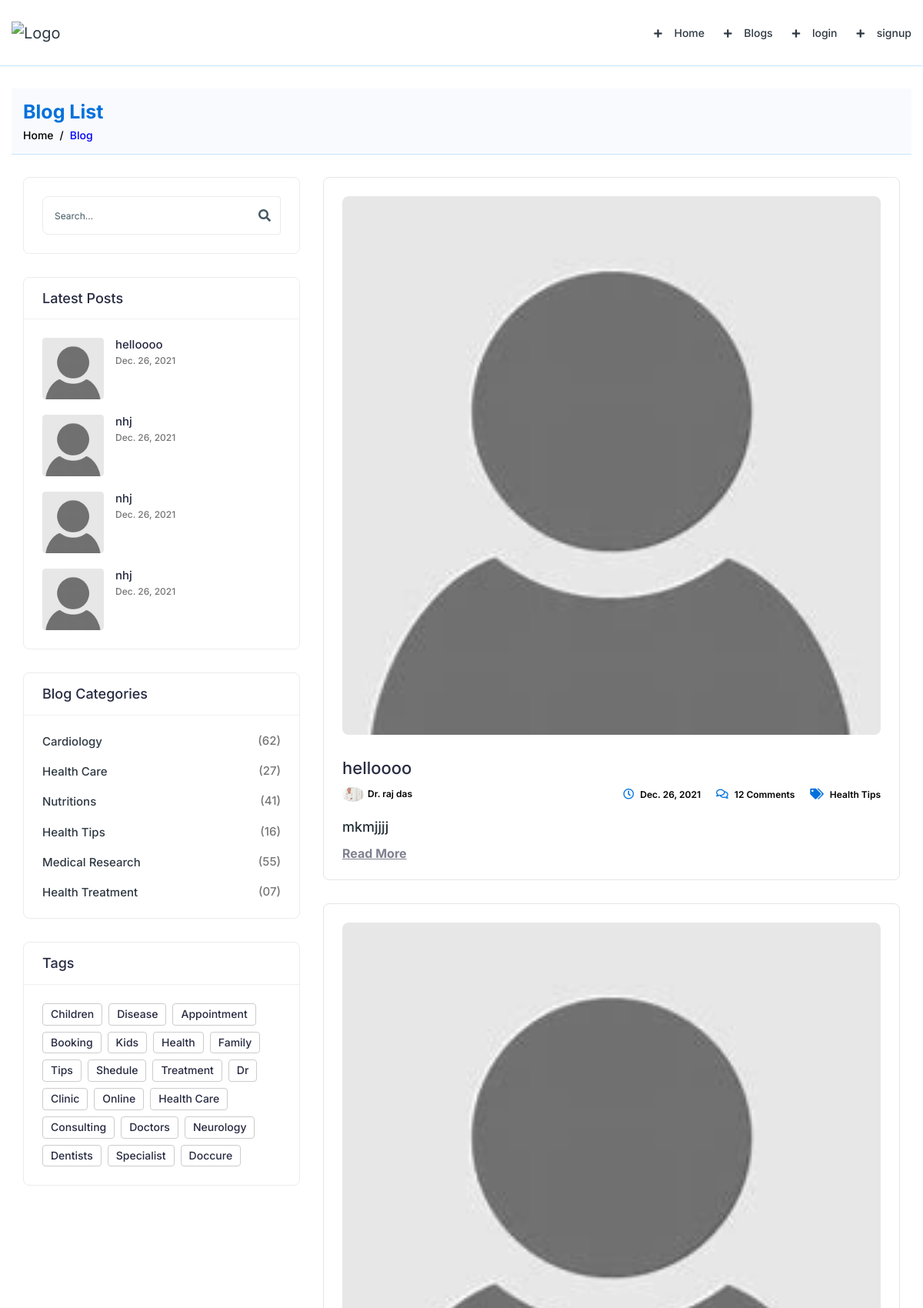
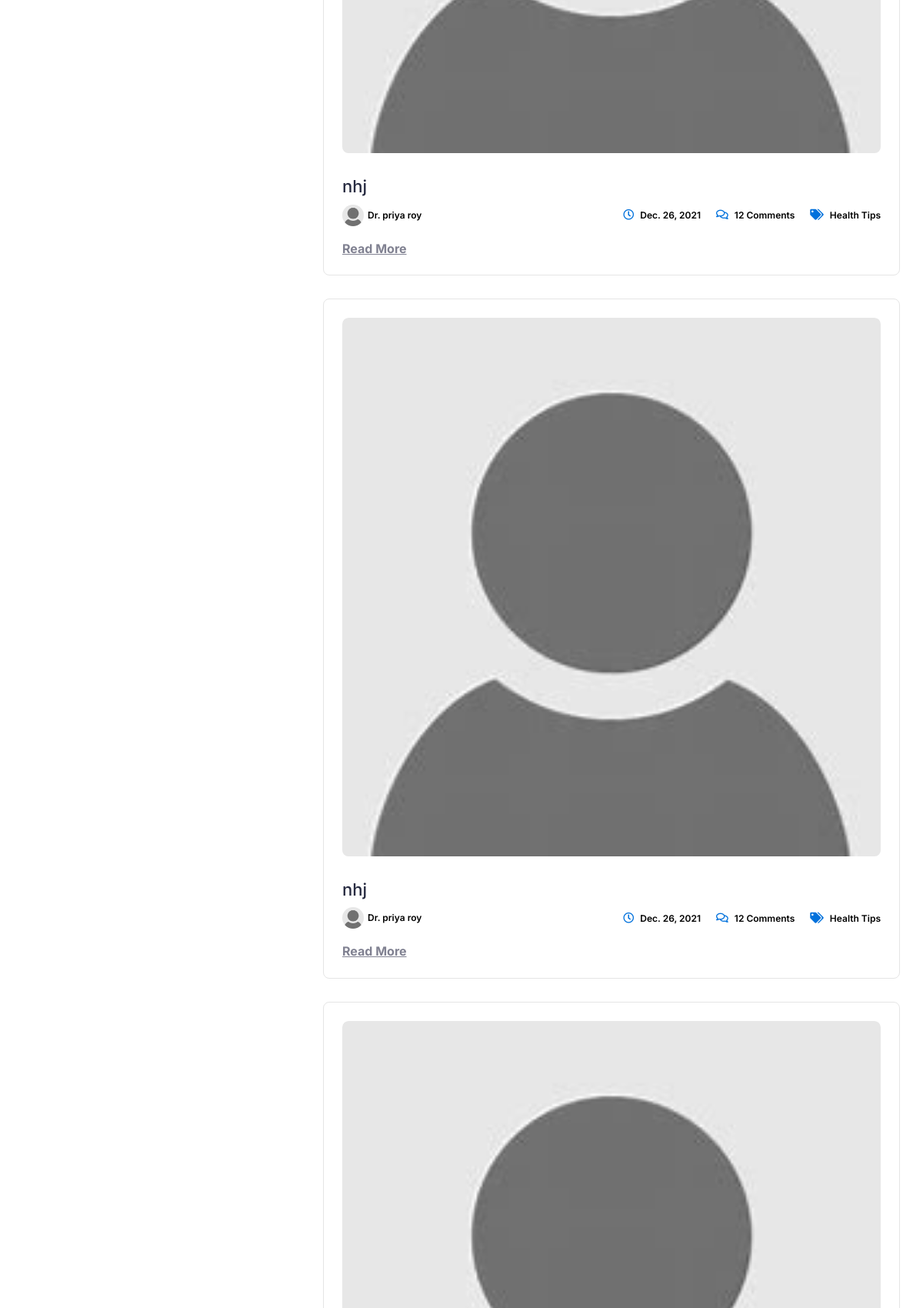
The app's page /blog-list/ (upper part) with its own data (2 pictures, top to bottom).
### homepage/models.py (models this page shows, shortened)
class dr_blogs(models.Model):
    doc = models.ForeignKey(Dr, on_delete=models.CASCADE, related_name="dr_bilogs")
    title = models.CharField(max_length=3000)
    desc = models.TextField(max_length=10000)
    date = models.DateField(auto_now=True)
    img = models.ImageField()
    subcate=models.CharField(max_length=40,blank=True)
    ctgry=models.CharField(max_length=30,blank=True)

### doctors/models.py (models this page shows, shortened)
class Dr(models.Model):
    user = models.OneToOneField(User,on_delete=models.CASCADE,related_name="Dr")
    name = models.CharField(max_length=30)
    img = models.ImageField()
    qulification = models.CharField(max_length=100)
    specialization = models.ForeignKey(speciality,
    on_delete=models.CASCADE,related_name='Drs',null=True)
    address = models.TextField(max_length=300)
    email=models.EmailField()
    fees_starting= models.IntegerField()
    fees_end= models.IntegerField()
    gender = models.CharField(max_length=30)
    date = models.DateField(auto_now=True)
    time=models.TimeField(auto_now=True)

class Ov_view(models.Model):
    doc = models.OneToOneField(Dr, primary_key=True, related_name='Ov_view', on_delete=models.CASCADE)
    about = models.TextField(max_length=500)

### homepage/views.py (the view)
# urls.py: path('blog-list/', views.blog_list, name='blog_list'),
def blog_list(request):
    blog= dr_blogs.objects.all()
    rev = {'title': blog}
    return render(request,'blog-list.html',rev)

### homepage/templates/blog-list.html (shortened to what this page needs)
{% extends 'blank-page.html' %}
{% block body %}
{% load static %}
   <div class="breadcrumb-bar">
    <div class="container-fluid">
     <div class="row align-items-center">
      <div class="col-md-12 col-12">
       <h2 class="breadcrumb-title">
        Blog List
       </h2>
       <nav aria-label="breadcrumb" class="page-breadcrumb">
        <ol class="breadcrumb">
         <li class="breadcrumb-item">
          <a href="/">
           Home
          </a>
         </li>
         <li aria-current="page" style="color: blue;" class="breadcrumb-item active">
          Blog
         </li>
        </ol>
       </nav>
      </div>
     </div>
    </div>
   </div>
   <div class="content">
    <div class="container">{% if title|length is not 0 %}
     <div class="row">
      <div class="col-lg-4 col-md-12 sidebar-right theiaStickySidebar">
       <div class="card search-widget">
        <div class="card-body">
         <form class="search-form">
          <div class="input-group">
           <input class="form-control" placeholder="Search..." type="text"/>
           <div class="input-group-append">
            <button class="btn btn-white" type="submit">
             <i class="fa fa-search">
             </i>
            </button>
           </div>
          </div>
         </form>
        </div>
       </div>
       <div class="card post-widget">
        <div class="card-header">
         <h4 class="card-title">
          Latest Posts
         </h4>
        </div>
        <div class="card-body">
         <ul class="latest-posts">{% for i in title %}
          <li>
           <div class="post-thumb">
              {% if i.img|length is not 0 %}
            <a href="/media/{{i.img}}">
             <img alt="" class="img-fluid" src="/media/{{i.img}}"/></a>
           {% else %}
           <a href="/media/default.jpg">
            <img alt="" class="img-fluid" src="/media/default.jpg"/></a>
         {% endif %}
           </div>
           <div class="post-info">
            <h4>
             <a href="{% url 'blog_details'%}?@//@/={{i.id}}&Did={{i.doc.id}}">
              {{i.title}}
             </a>
            </h4>
            <p>
             {{i.date}}
            </p>
           </div>
          </li>
         {%endfor%}
         </ul>
        </div>
       </div>
       <div class="card category-widget">
        <div class="card-header">
         <h4 class="card-title">
          Blog Categories
         </h4>
        </div>
        <div class="card-body">
         <ul class="categories">
          <li>
           <a href="#">
            Cardiology
            <span>
             (62)
            </span>
           </a>
          </li>
          <li>
           <a href="#">
            Health Care
            <span>
             (27)
            </span>
           </a>
          </li>
          <li>
           <a href="#">
            Nutritions
            <span>
             (41)
            </span>
           </a>
          </li>
          <li>
           <a href="#">
            Health Tips
            <span>
             (16)
            </span>
           </a>
          </li>
          <li>
           <a href="#">
            Medical Research
            <span>
             (55)
            </span>
           </a>
          </li>
          <li>
           <a href="#">
            Health Treatment
            <span>
             (07)
            </span>
           </a>
          </li>
         </ul>
        </div>
       </div>
       <div class="card tags-widget">
        <div class="card-header">
         <h4 class="card-title">
          Tags
         </h4>
        </div>
        <div class="card-body">
         <ul class="tags">
          <li>
           <a class="tag" href="#">
            Children
           </a>
          </li>
          <li>
           <a class="tag" href="#">
            Disease
           </a>
          </li>
          <li>
           <a class="tag" href="#">
            Appointment
           </a>
          </li>
          <li>
           <a class="tag" href="#">
            Booking
           </a>
          </li>
          <li>
           <a class="tag" href="#">
            Kids
           </a>
          </li>
          <li>
           <a class="tag" href="#">
            Health
           </a>
          </li>
          <li>
           <a class="tag" href="#">
            Family
           </a>
          </li>
          <li>
           <a class="tag" href="#">
            Tips
           </a>
          </li>
          <li>
           <a class="tag" href="#">
            Shedule
           </a>
          </li>
          <li>
           <a class="tag" href="#">
            Treatment
           </a>
          </li>
          <li>
           <a class="tag" href="#">
            Dr
           </a>
          </li>
          <li>
           <a class="tag" href="#">
            Clinic
           </a>
          </li>
          <li>
           <a class="tag" href="#">
            Online
           </a>
          </li>
          <li>
           <a class="tag" href="#">
            Health Care
           </a>
          </li>
          <li>
           <a class="tag" href="#">
            Consulting
           </a>
          </li>
          <li>
           <a class="tag" href="#">
            Doctors
           </a>
          </li>
          <li>
           <a class="tag" href="#">
            Neurology
           </a>
          </li>
          <li>
           <a class="tag" href="#">
            Dentists
           </a>
          </li>
          <li>
           <a class="tag" href="#">
            Specialist
           </a>
          </li>
          <li>
           <a class="tag" href="#">
            Doccure
           </a>
          </li>
         </ul>
        </div>
       </div>
      </div>
      <div class="col-lg-8 col-md-12">{% for i in title %}
       <div class="blog">
        <div class="blog-image">
           {% if i.img|length is not 0 %}
         <a href="/media/{{i.img}}">
          <img alt="Post Image" class="img-fluid" src="/media/{{i.img}}"/></a>
           {% else %}<a href="/media/default.jpg">
            <img alt="Post Image" class="img-fluid" src="/media/default.jpg"/>
         </a> {% endif %}
        </div>
        <h3 class="blog-title">
         <a href="{% url 'blog_details' %}?@//@/={{i.id}}&Did={{i.doc.id}}">
          {{i.title}}
         </a>
        </h3>
        <div class="blog-info clearfix">
         <div class="post-left">
          <div class="post-author">
          <a href="{% url 'Doctor_profile' i.doc.id  %}">
             {% if i.doc.img|length is not 0 %}
            <img alt="Post Author" src="/media/{{i.doc.img}}"/>
           {% else %}
            <img alt="Post Author"  src="/media/default.jpg"/>
         {% endif %}
           <span class="my-1 ">
            Dr. {{i.doc.name}}
           </span>
          </a>
          </div>
          <ul>
           <li>
            <i class="far fa-clock">
            </i>
            {{i.date}}
           </li>
           <li>
            <i class="far fa-comments">
            </i>
            12 Comments
           </li>
           <li>
            <i class="fa fa-tags">
            </i>
            Health Tips
           </li>
          </ul>
         </div>
        </div>
        <div class="blog-content">
         <p> {{i.doc.Ov_view.about}}
         </p>
         <a class="read-more" href="{% url 'blog_details' %}?@//@/={{i.id }}&Did={{i.doc.id}}">
          Read More
         </a>
        </div>
       </div>{%endfor%}
      </div>
     </div>
     {% else %}
           <p style="font-size:25px;color:blue;text-align:center">No Blog Details !</p>{% endif %}
    </div>
   </div>
  {%endblock%}

### records on screen
dr_blogs: title "helloooo", date "Dec. 26, 2021", doc.img (picture), doc.name "raj das", doc.Ov_view.about "mkmjjjj"
dr_blogs: title "nhj", date "Dec. 26, 2021", doc.name "priya roy"
dr_blogs: title "nhj", date "Dec. 26, 2021", doc.name "priya roy"
dr_blogs: title "nhj", date "Dec. 26, 2021"
